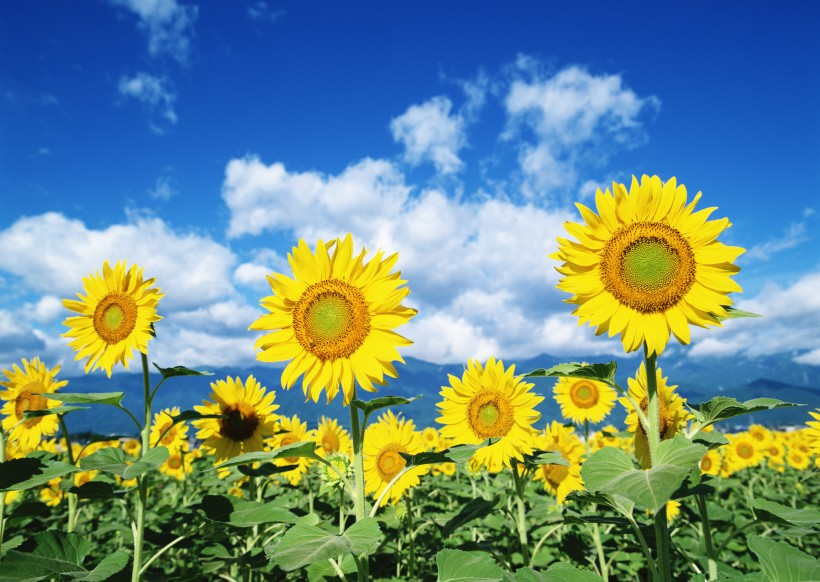
#> input picture image_processing/images/sunflower.jpg, 820 x 582 px
$ python show_gray_histogram.py
#> lines starting #> are read from the running program, lines starting #| are printed output that depends on the picture
import cv2
import matplotlib.pyplot as plt
import numpy as np

img = cv2.imread("../images/sunflower.jpg")
#> img is the input picture: shape (582, 820, 3); mean B, G, R 133.4, 139.3, 108.2

'''
cv2.imshow("himawari", img)
cv2.waitKey()
'''
img = cv2.cvtColor(img, cv2.COLOR_BGR2GRAY)
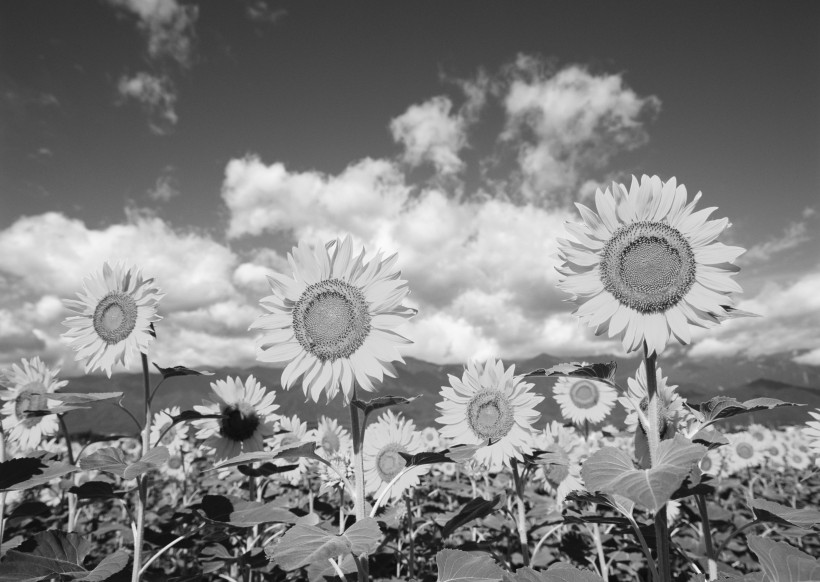
#> img: shape (582, 820); min 7, max 251, mean 129.3
cv2.imwrite("../images/gray_sunflower.jpg", img)
cv2.imshow("himawari", img)
cv2.waitKey()

plt.hist(img.ravel(), 256, [0, 256])
plt.show()
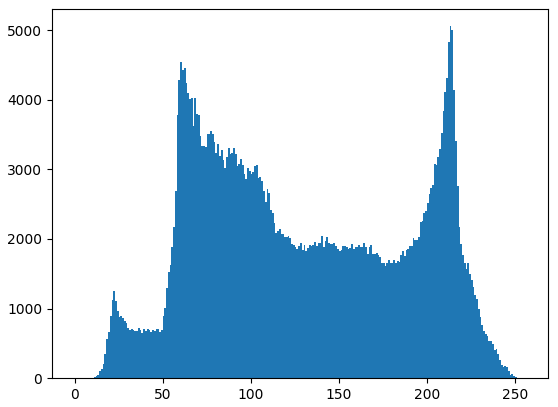
#> figure drawn by matplotlib, 1 panel; tallest bar 5057 high, from x = 213 to 214

$ run again, with image_processing/images/coins_240p.jpg copied over image_processing/images/sunflower.jpg
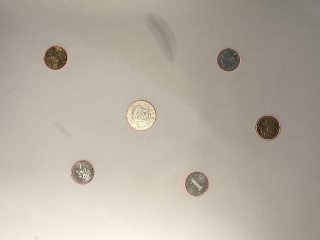
#> input picture image_processing/images/coins_240p.jpg, 320 x 240 px
#> img is the input picture: shape (240, 320, 3); mean B, G, R 161, 172.4, 181
#> img: shape (240, 320)
#> `plt.show()`:
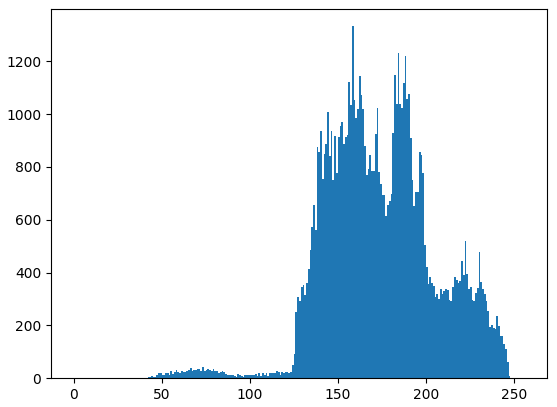
#> figure drawn by matplotlib, 1 panel; tallest bar 1333 high, from x = 158 to 159
